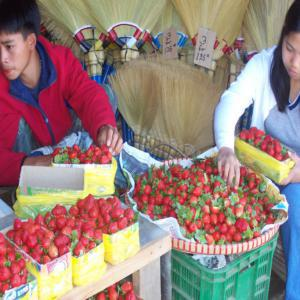
#> input picture Project/data/strawberry/strawberry_0035.jpg, 300 x 300 px
$ python -i EDAandPrep.py   (imports and definitions only)   (older library calls are emulated)
#> lines starting #> are read from the running program, lines starting #| are printed output that depends on the picture; after the words box and inside, x2 and y2 are one past the last pixel; in counts of white or black regions, pixels touching at a corner belong together
#> further down, picture is the input picture: shape (300, 300, 3); mean B, G, R 123.4, 129.8, 152.3
import numpy as np
import pandas as pd
import cv2
import matplotlib.pyplot as plt
import os

from skimage import filters
from skimage.restoration import (denoise_tv_chambolle, denoise_bilateral,
                                 denoise_wavelet, estimate_sigma)
from skimage import data, img_as_float
from skimage.util import random_noise
from skimage import feature
from skimage.filters import unsharp_mask
from skimage import measure

from scipy import misc #for preprocessing
import imageio
import os
import PIL
from PIL import Image
from PIL import ImageOps

#disclaimer: Most code here is based of sklearn docs and was manipulated so that it could be used for the particular training task. https://scikit-image.org/docs/dev/auto_examples/
#Feature extracting and matching for EDA https://docs.opencv.org/3.3.1/d1/d89/tutorial_py_orb.html
# The preprocessing functions are entirely of my design and idea. such as the image removal function

# [10 lines left out: function ImportantFeatures, not called in this run]

"""
orb = cv2.ORB_create()

#Creates and identifies areas of interest for the particular cherry
key_points, description = orb.detectAndCompute(img_cherry, None)
img_building_keypoints = cv2.drawKeypoints(img_cherry,
                                           key_points,
                                           img_cherry,
                                           flags=cv2.DRAW_MATCHES_FLAGS_DRAW_RICH_KEYPOINTS)

#Draw circles and display them.
plt.figure(figsize=(8, 8))
plt.title('ORB Interest Points')
plt.imshow(img_building_keypoints); plt.show()
"""

#as from seeing above the important features identified are not necessarily the ones we want it to be picking up so perhaps applying a filter
# will allow for better detection of certain features

# [58 lines left out: functions filterImage, image_detect_and_compute, draw_image_matches, not called in this run]


def HarrisCornerDetector(img):

    gray = cv2.cvtColor(img,cv2.COLOR_BGR2GRAY)
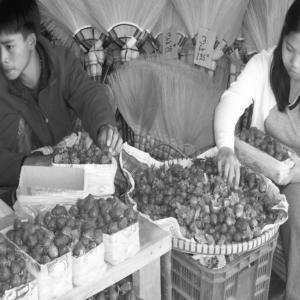
#> gray: shape (300, 300); min 8, max 255, mean 135.8
    gray = np.float32(gray)
    dst = cv2.cornerHarris(gray,2,3,0.04)
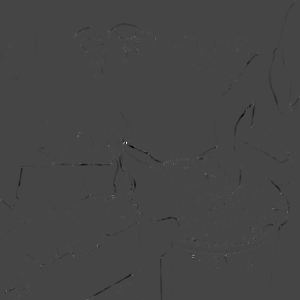
#> dst: shape (300, 300) float32; min -23667408, max 62702296, mean -60509.8; drawn with min black and max white
    #result is dilated for marking the corners, not important
    dst = cv2.dilate(dst,None)
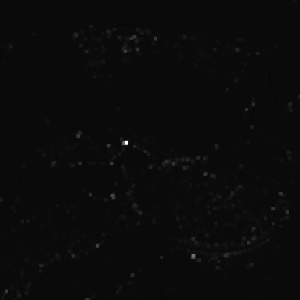
#> dst: shape (300, 300) float32; min -2641806.5, max 62702296, mean 241419.8; drawn with min black and max white
    # Threshold for an optimal value, it may vary depending on the image.
    img[dst>0.01*dst.max()]=[0,0,255]
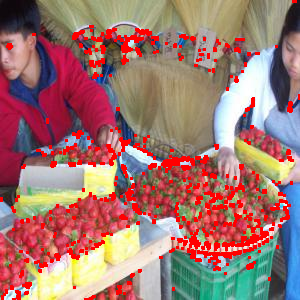
#> img: shape (300, 300, 3); 8.57% of pixels changed, all inside (x1, y1, x2, y2) = (0, 0, 300, 300)
    plt.title('Harris Corner Detector')
    plt.imshow(img)
    plt.show()


# [189 lines left out: functions Noise, unsharp_masking, SIFT, contour, guassianFilter, colour_histogram and 4 more, not called in this run]


"""
resize_img()
print('Done')
"""
"""
#where the magic happens
dataset_path_cherry = '/Users/harryrodger/Desktop/data/cherry'
dataset_path_tomato = '/Users/harryrodger/Desktop/data/tomato'
dataset_path_strawberry = '/Users/harryrodger/Desktop/data/strawberry'

img_cherry = cv2.imread(os.path.join(dataset_path_cherry, 'cherry_0257.jpg'))
img_cherry = cv2.cvtColor(img_cherry, cv2.COLOR_BGR2RGB)

img_tomato = cv2.imread(os.path.join(dataset_path_tomato, 'tomato_0420.jpg'))
img_tomato = cv2.cvtColor(img_tomato, cv2.COLOR_BGR2RGB)

img_strawberry = cv2.imread(os.path.join(dataset_path_strawberry, 'strawberry_0434.jpg'))
img_strawberry = cv2.cvtColor(img_strawberry, cv2.COLOR_BGR2RGB)

#pick out the things which the detectors are finding the interesting things.
#EDA for cherry

#0257 cherry is a serious outlier


#finds the rgb values of an image and splits them
colour_histogram(img_cherry)
gray_histogram(img_cherry)


colour_histogram(img_tomato)
gray_histogram(img_tomato)


colour_histogram(img_strawberry)
gray_histogram(img_strawberry)


guassianFilter(img_cherry)

#preprocessing the images // removing ones which contain little red

image_black('/Users/harryrodger/Desktop/data/tomato/tomato_0144.jpg')

picture_to_arr('/Users/harryrodger/Desktop/data/strawberry/strawberry_0227.jpg')
picture_to_arr('/Users/harryrodger/Desktop/data/strawberry/strawberry_1262.jpg')
picture_to_arr('/Users/harryrodger/Desktop/data/tomato/tomato_0144.jpg')
picture_to_arr('/Users/harryrodger/Desktop/data/tomato/tomato_0157.jpg')


"""

# [2 lines not run here, left out]


"""
for filename in os.listdir('/Users/harryrodger/Desktop/data/cherry/'):
    picture_to_arr('/Users/harryrodger/Desktop/data/cherry/%s' % filename)


for filename in os.listdir('/Users/harryrodger/Desktop/data/strawberry/'):
    if filename.endswith('.jpg'):
        picture_to_arr('/Users/harryrodger/Desktop/data/strawberry/%s' % filename)


Noise(img_cherry)

#ORB feature extraction

ImportantFeatures(img_cherry)


ImportantFeatures(img_tomato)


ImportantFeatures(img_strawberry)


orb = cv2.ORB_create()


draw_image_matches(orb, 'cherry_0020.jpg', 'cherry_0160.jpg')
sift = cv2.xfeatures2d.SIFT_create()
kp, des = sift.detectAndCompute(img_cherry, None)
img_kp = cv2.drawKeypoints(img_cherry, kp, img_cherry)

plt.figure(figsize=(7, 7))
plt.imshow(img_kp); plt.show()


#Filetering feature extraction

filterImage(img_strawberry)

filterImage(img_cherry)

filterImage(img_tomato)


HarrisCornerDetector(img_cherry)

contour(img_cherry)

unsharp_masking(img_cherry)

SIFT(img_cherry)
"""

>>> import cv2
>>> picture = cv2.imread('../data/strawberry/strawberry_0035.jpg')
>>> result = HarrisCornerDetector(picture)

$ run again, on Project/data/strawberry/strawberry_0092.jpg
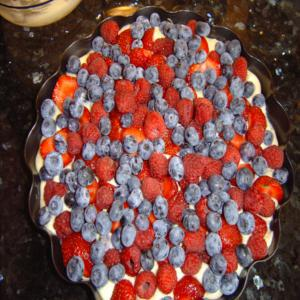
#> input picture Project/data/strawberry/strawberry_0092.jpg, 300 x 300 px
#> picture is the input picture: shape (300, 300, 3); mean B, G, R 71.6, 75.8, 118.8
#> in HarrisCornerDetector, `dst = cv2.dilate(dst,None)`:
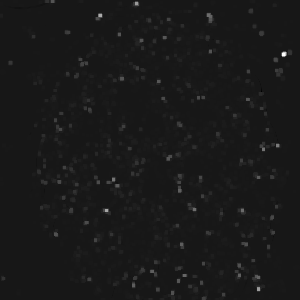
#> dst: shape (300, 300) float32; min -6385047, max 62304992, mean 549239.9; drawn with min black and max white
#> in HarrisCornerDetector, `img[dst>0.01*dst.max()]=[0,0,255]`:
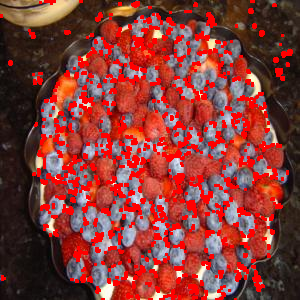
#> img: shape (300, 300, 3); 15.34% of pixels changed, all inside (x1, y1, x2, y2) = (0, 0, 293, 300)

$ run again, on Project/data/strawberry/strawberry_0123.jpg
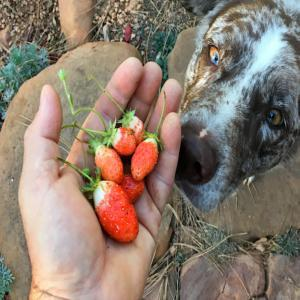
#> input picture Project/data/strawberry/strawberry_0123.jpg, 300 x 300 px
#> picture is the input picture: shape (300, 300, 3); mean B, G, R 110.5, 123.7, 139.6
#> in HarrisCornerDetector, `dst = cv2.dilate(dst,None)`:
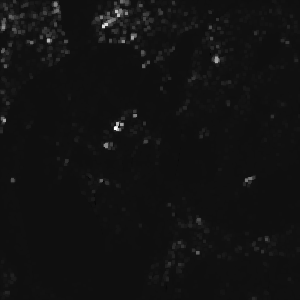
#> dst: shape (300, 300) float32; min -1877995.9, max 28092828, mean 322504.7; drawn with min black and max white
#> in HarrisCornerDetector, `img[dst>0.01*dst.max()]=[0,0,255]`:
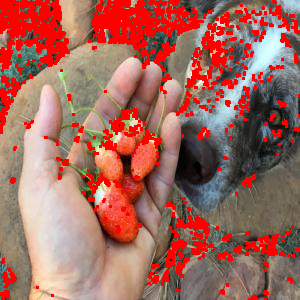
#> img: shape (300, 300, 3); 17.37% of pixels changed, all inside (x1, y1, x2, y2) = (0, 0, 300, 300)

$ run again, on Project/data/strawberry/strawberry_0141.jpg
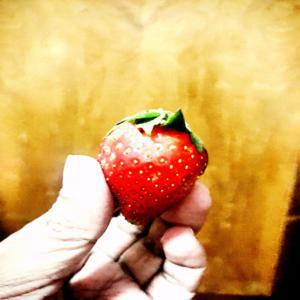
#> input picture Project/data/strawberry/strawberry_0141.jpg, 300 x 300 px
#> picture is the input picture: shape (300, 300, 3); mean B, G, R 105.1, 171, 215.4
#> in HarrisCornerDetector, `dst = cv2.dilate(dst,None)`:
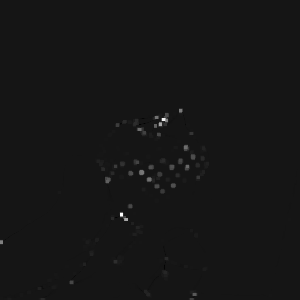
#> dst: shape (300, 300) float32; min -5504510, max 61012924, mean 166325.7; drawn with min black and max white
#> in HarrisCornerDetector, `img[dst>0.01*dst.max()]=[0,0,255]`:
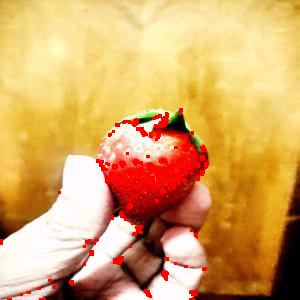
#> img: shape (300, 300, 3); 2.68% of pixels changed, all inside (x1, y1, x2, y2) = (0, 108, 209, 300)
